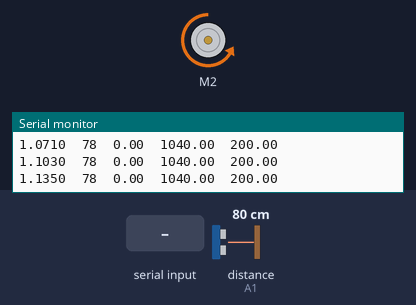
The sketch below on a simulated Arduino Uno, built with avr-gcc and run on an emulated ATmega328P. Parts: DC motor (green arrow = forward, orange = backward, longer = faster), the last lines printed to the serial monitor. Wiring (inferred from the names in the program): ultrasonic range finder: trigger A0; echo A1. The inputs (shaded band) are chosen by the test bench; at power-on: distance to the obstacle (sensor on A1) 80 cm. The echo pulse lasts 58.3 µs per cm.

Above: at 1.2 s.
1.3 s: "90,45\n" received over Serial
At 2.5 s:
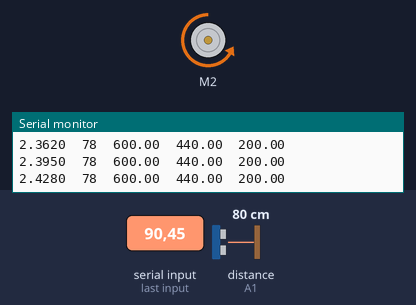
2.8 s: distance to the obstacle (sensor on A1) set to 2 cm
At 3.5 s:
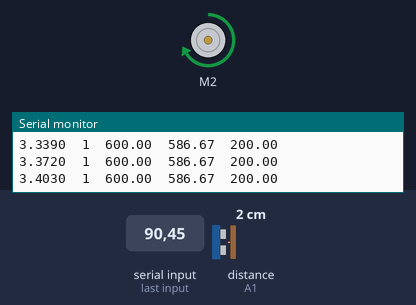
5.8 s: distance to the obstacle (sensor on A1) set to 60 cm
At 6.9 s:
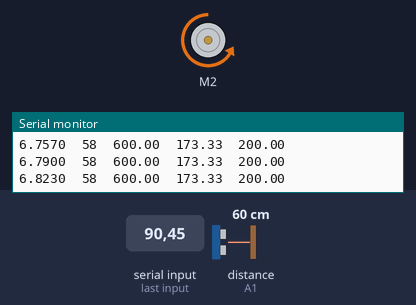
8.8 s: distance to the obstacle (sensor on A1) set to 4 cm
At 10.2 s:
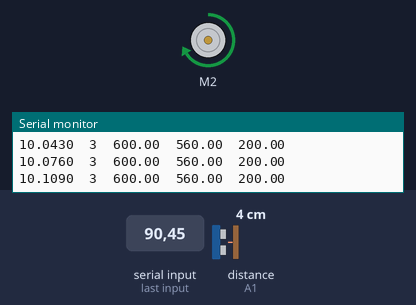
Timing chart, 0 to 11.8 s (numbered marks = the images above; inputs shaded):
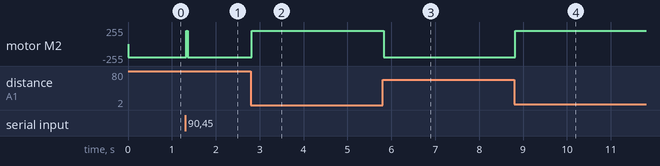

The sketch:

PIDCARDIST.ino
```cpp
#include <AFMotor.h>
AF_DCMotor motor1(2); // Front-Back motor
////////////////   Ultrasónicos
int TRIG1 = A0; // Salida
int ECHO1 = A1; // Entrada
int t1;
int d1;
float volt, po, dist;
float vel;
//float dist_deseada = 50; // distancia deseada inicial en cm
//////////////    PID Parameters
double Kp1 = 0.9022 , Ki1 = 0.1410 , Kd1 = 1.4436 ;
double Setpoint1, Input1, Output1, error1;
float N = 0.0008, Ts = 0.0318; // Coeficiente de filtro y tiempo de muestreo
float U = 0, U2 = 0;
float P = 0;
float I = 0, I_1 = 0; // Retrazos acción integral
float D = 0, D_1 = 0; // Retrazos acción derivativa
float E = 0, E_1 = 0; // Retrazos del error

//float OO = A4, O1 = A5, IO = 0, I1 = 0; // Lectura de voltaje a la salida de los motores ( realimentación )
void setup()
{
//////////////   Ultra-sónicos

 pinMode(TRIG1, OUTPUT);
 pinMode(ECHO1, INPUT);
 Serial.begin(9600);
}
void loop()
{

  digitalWrite(TRIG1, HIGH);
  delayMicroseconds(10);          //Enviamos un pulso de 10us
  digitalWrite(TRIG1, LOW);

  t1 = pulseIn(ECHO1, HIGH); //obtenemos el ancho del pulso
  d1 = t1/59;             //escalamos el tiempo a una distancia en cm

  if( Serial.available() > 1) // se lee el valor de referencia de distancia
  {

   dist = Serial.parseFloat();


  }

 if( d1 > dist)
 {

    Setpoint1 = (dist*200.0)/15;

    error1 = Setpoint1 - (d1*200.0/15);
    E =   abs(error1);
    /////////// Ecuaciones en diferencia del PID
    P = Kp1*E;
    I = Ki1*Ts*E_1 + I_1;
    D = Kd1*N*E - Kd1*N*E_1 - ( - 1 - N*Ts)*D_1;

    U = (P + I + D);

    E_1 = E;
    I_1 = I;
    D_1 = D;
    // Saturador para la señal de control U

    if( U > 200)
    {
      U = 200;
    }

    else if(U < 0)
    {
      U = 200;
    }

    motor1.setSpeed(U); // Se setea la velocidad del BACK-FRONT Motor
    //motor1.run(FORWARD);
    motor1.run(BACKWARD);
    Serial.print(millis()/1000.0,4);
    Serial.print("\t");
    Serial.print(d1);
    Serial.print("\t");
    Serial.print(Setpoint1);
    Serial.print("\t");
    Serial.print(abs(error1));
    Serial.print("\t");
    Serial.println(U);
 }
  else
 {
    Setpoint1 = (dist*200.0)/15;
    error1 = Setpoint1 - (d1*200.0/15);
    E =   abs(error1);
    /////////// Ecuaciones en diferencia del PID //
    P = Kp1*E;
    I = Ki1*Ts*E_1 + I_1;
    D = Kd1*N*E - Kd1*N*E_1 - ( - 1 - N*Ts)*D_1;
    U = (P + I + D);
    E_1 = E;
    I_1 = I;
    D_1 = D;

    // Saturador para la señal de control U

    if( U > 200)
    {
      U = 200;
    }
    if (error1==0)
    {
     U=0;
    }

    if(U < 0)
    {
      U = 200;
    }

    motor1.setSpeed(U); // Se setea la velocidad del BACK-FRONT Motor
    //motor1.run(BACKWARD);
    motor1.run(FORWARD);
    Serial.print(millis()/1000.0,4);
    Serial.print("\t");
    Serial.print(d1);
    Serial.print("\t");
    Serial.print(Setpoint1);
    Serial.print("\t");
    Serial.print(abs(error1));
    Serial.print("\t");
    Serial.println(U);
  }

}
```

Measured:
- after the input at 1.3 s, motor M2: backward 200/255 → forward 200/255 at once, → backward 200/255 0.03 s later
- after the input at 2.8 s, motor M2: backward 200/255 → forward 200/255 at once
- after the input at 5.8 s, motor M2: forward 200/255 → backward 200/255 at once
- after the input at 8.8 s, motor M2: backward 200/255 → forward 200/255 at once
